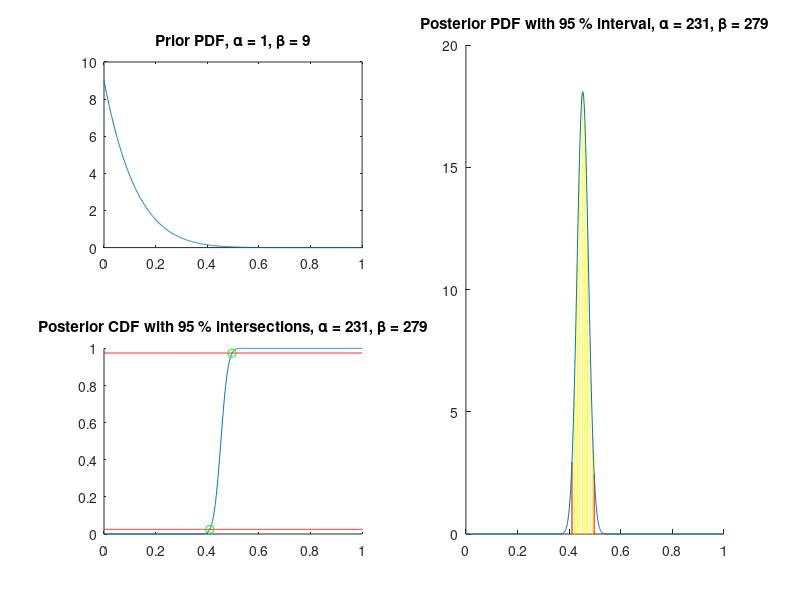

Write the MATLAB code that produced this figure.
close all; clear; clc;
% prepare distributions

% sample size
x = 0:0.001:1;

% alpha/beta prior from sheet
alphaPrior = 1;
betaPrior  = 9;

% derived posterior alpha/beta
alphaPosterior = 231;
betaPosterior  = 279;

% distributions
yPriorPDF     = betapdf(x,alphaPrior,betaPrior);
yPosteriorPDF = betapdf(x,alphaPosterior,betaPosterior);
yPosteriorCDF = betacdf(x,alphaPosterior,betaPosterior);

% 95 % threshold
yHigh(1:size(x,2)) = 0.975;
yLow(1:size(x,2)) = 0.025;

% epsilon threshold
epsilon = size(x,2)/1000;

% find intersection x-indices for the 95% interval
intersectionHigh = ceil(betainv(yHigh(1), alphaPosterior, betaPosterior)...
                        * size(x,2));
intersectionLow  = ceil(betainv(yLow(1),  alphaPosterior, betaPosterior)...
                        * size(x,2));

% print x-values
['Low: ' num2str(x(intersectionLow))]
['High: ' num2str(x(intersectionHigh))]
                    
subplot(2,2,1);
    % plot prior
    plot(x, yPriorPDF);
    title(['Prior PDF, \alpha = ' num2str(alphaPrior)...
           ', \beta = ' num2str(betaPrior)]);

subplot(2,2,3);
    hold on;    
    % plot posterior cdf
    plot(x, yPosteriorCDF);
    % plot 95% lines
    plot(x, yHigh, '-r');
    plot(x, yLow, '-r');
    % mark intersections
    plot(x(intersectionHigh), yPosteriorCDF(intersectionHigh), 'og');
    plot(x(intersectionLow), yPosteriorCDF(intersectionLow), 'og');
    title(['Posterior CDF with 95 % intersections, \alpha = '...
           num2str(alphaPosterior) ', \beta = ' num2str(betaPosterior)]);
    hold off;
    
subplot(2,2,[2 4]);
    hold on;
    % find indices for 95% interval
    indexHigh = find(x - x(intersectionHigh) < epsilon...
                   & x - x(intersectionHigh) > 0, 1);
    indexLow  = find(x - x(intersectionLow)  < epsilon...
                   & x - x(intersectionLow) > 0, 1);
    
    % draw area below the pdf
    for i = indexLow : floor(size(x,2)/100) : indexHigh
        plot([x(i) x(i)], [0 yPosteriorPDF(i)], '-y');
    end
    
    % draw borders of the area
    plot([x(indexLow)  x(indexLow)],  [0 yPosteriorPDF(indexLow)],  '-r');
    plot([x(indexHigh) x(indexHigh)], [0 yPosteriorPDF(indexHigh)], '-r');
    
    % plot pdf
    plot(x, yPosteriorPDF);
    title(['Posterior PDF with 95 % interval, \alpha = '...
           num2str(alphaPosterior) ', \beta = ' num2str(betaPosterior)]);
    hold off;

clear i, ans;

% save data to csv
%csvwrite('output/priorPDF.txt',[x' yPriorPDF']);
%csvwrite('output/posteriorPDF.txt',[x' yPosteriorPDF']);
%csvwrite('output/posteriorPDFArea.txt',[x(intersectionLow:intersectionHigh)' yPosteriorPDF(intersectionLow:intersectionHigh)']);
%csvwrite('output/posteriorCDF.txt',[x' yPosteriorCDF']);